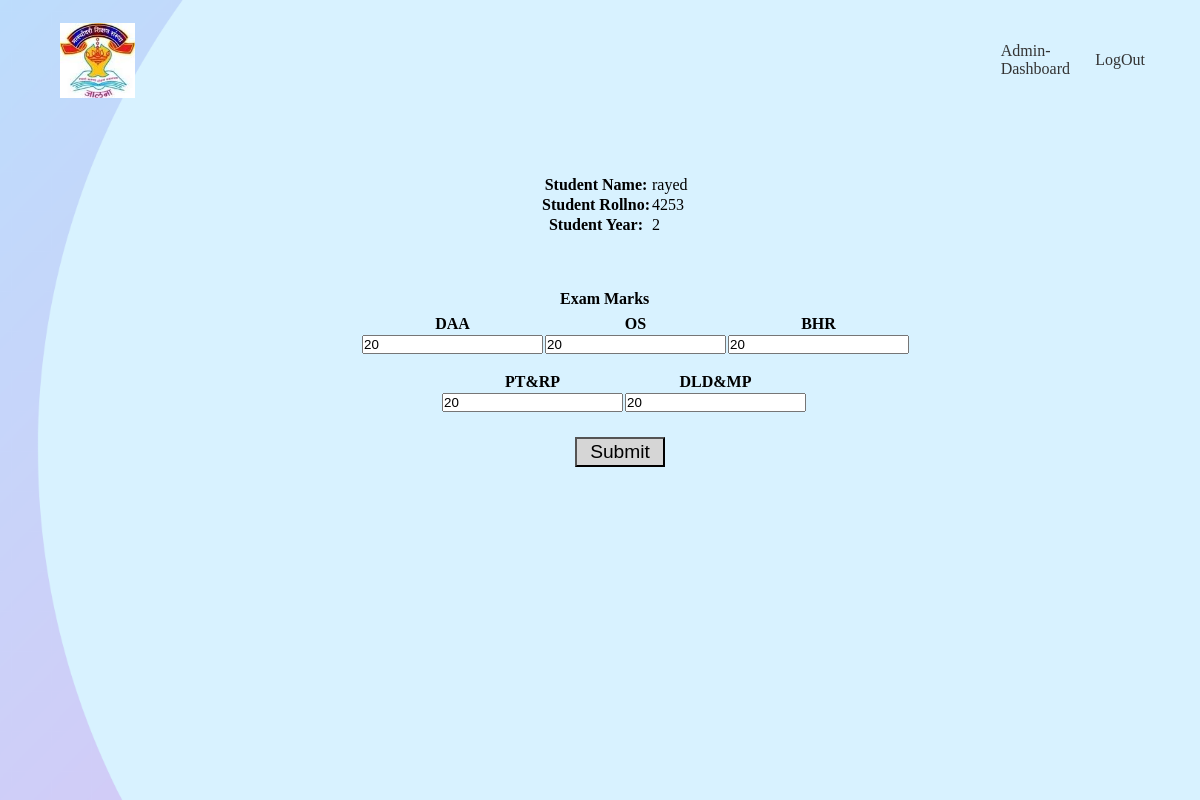
Screenshot of /admin/updatemark_form.php?sid=4253 with the database file from the repository.
### tables this page shows
CREATE TABLE `student_data` (
  `id` int(11) NOT NULL,
  `s_name` varchar(50) NOT NULL,
  `s_rollno` int(50) NOT NULL,
  `s_year` varchar(50) NOT NULL,
  `s_branch` varchar(50) NOT NULL,
  `s_mobilno` bigint(20) NOT NULL,
  `s_city` varchar(50) NOT NULL
);

CREATE TABLE `user_mark` (
  `s_name` varchar(50) NOT NULL,
  `s_rollno` int(20) NOT NULL,
  `daa` int(20) NOT NULL,
  `os` int(20) NOT NULL,
  `bhr` int(20) NOT NULL,
  `ptrp` int(20) NOT NULL,
  `dldmp` int(20) NOT NULL
);

### admin/updatemark_form.php (the view, shortened to what this page needs)
<?php
include('../conn.php');
$rollno = $_GET['sid'];
$sql = "SELECT * FROM `student_data` WHERE `s_rollno`='$rollno'";
$run = mysqli_query($con, $sql);
$row = mysqli_fetch_assoc($run);
$name = $row['s_name'];
$sql2 = "SELECT * FROM `user_mark` WHERE `s_name`='$name'";
$run2 = mysqli_query($con, $sql2);
$data = mysqli_fetch_assoc($run2);
?>
<html>
<head>
  <link rel="stylesheet" href="../css/updatemark_form.css" type="text/css">
</head>
<body>
  <div class="container">
    <div class="navbar">
      <img src="../css/images/logo.jpg" class="logo">
      <nav>
        <ul>
          <li><a href="AdminPanel.php">Admin-Dashboard</a></li>
        </ul>
      </nav>
      <div class="ff">
        <li><a href="logout.php">LogOut</a></li>
      </div>
    </div>
    <div class="main-content-header">
      <form method="post" action="update_mark_data.php">
        <table class="table">
          <h4>
            <tr>
              <th>Student Name: </th>
              <td><span class="span"><?php echo $row['s_name']; ?></span></td>
            </tr>
          </h4>
          <h4>
            <tr>
              <th>Student Rollno: </th>
              <td><span class="span"><?php echo $row['s_rollno']; ?></span></td>
            </tr>
          </h4>
          <h4>
            <tr>
              <th>Student Year: </th>
              <td><span class="span"><?php echo $row['s_year']; ?></span></td>
            </tr>
          </h4>
        </table>
        <table class="table1">
          <span>
            <h4 class="h_3">Exam Marks</h4>
          </span>
          <tr>
            <th>DAA</th>
            <th>OS</th>
            <th>BHR</th>
          </tr>
          <tr>
            <td>
              <input type='text' name='daa' value="<?php echo $data['daa']; ?>" class="th" required />
            </td>
            <td><input type='text' name='os' value="<?php echo $data['os']; ?>" class="th" /></td>
            <td><input type='text' name='bhr' value="<?php echo $data['bhr']; ?> " class="th" required /></td>
          </tr>
        </table>
        <table class="table2">
          <tr>
            <th>PT&RP</th>
            <th>DLD&MP</th>
          </tr>
          <tr>
            <td><input type='text' name='ptrp' value="<?php echo $data['ptrp']; ?> " class="th" required /></td>
            <td><input type='text' name='dldmp' value="<?php echo $data['dldmp']; ?> " class="th" required /></td>
          </tr>
        </table>
        <table class="table3">
        </table>
        <input type="submit" name="submit" value="Submit" class="submit" />
      </form>
    </div>
  </div>
</body>
</html>

### css/updatemark_form.css (style rules this page uses)
* { margin: 0; padding: 0; }
.container { height: 100vh; width: 100%; background-image: url(images/background.png); background-position: center; background-size: cover; padding-left: 5%; padding-right: 5%; box-sizing: border-box; position: relative; overflow: hidden; }
.navbar { width: 100%; height: 15vh; margin: auto; display: flex; align-items: center; }
.logo { width: 75px; cursor: pointer; }
nav { flex: 1; padding-left: 60px; }
nav ul li { display: inline-block; list-style: none; margin-left: 90%; }
nav ul li a { text-decoration: none; color: #333; }
.ff li { list-style: none; margin-left: 10%; }
.ff li a { text-decoration: none; color: #333; }
.table { margin-left:480px; margin-top: 5%; }
.submit { width: 90px; height: 30px; margin-top: 15px; margin-left: 515px; font-size: 1.2rem; font-weight: 300; background-color: rgb(214, 214, 214); }
.table1 { margin-left: 300px; margin-top: 5px; }
.table2 { margin-left: 380px; margin-top: 15px; }
.table3 { margin-left: 260px; margin-top: 4px; }
.h_3 { margin-left: 500px; margin-top: 5%; }

### rows the page displays
student_data: s_name "rayed", s_rollno "4253", s_year "2"
user_mark: daa "20", os "20", bhr "20", ptrp "20", dldmp "20"
